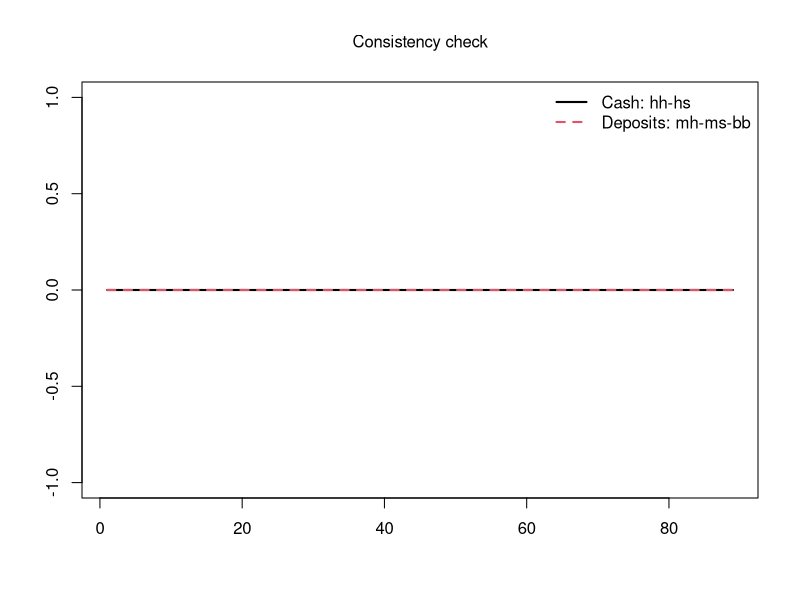
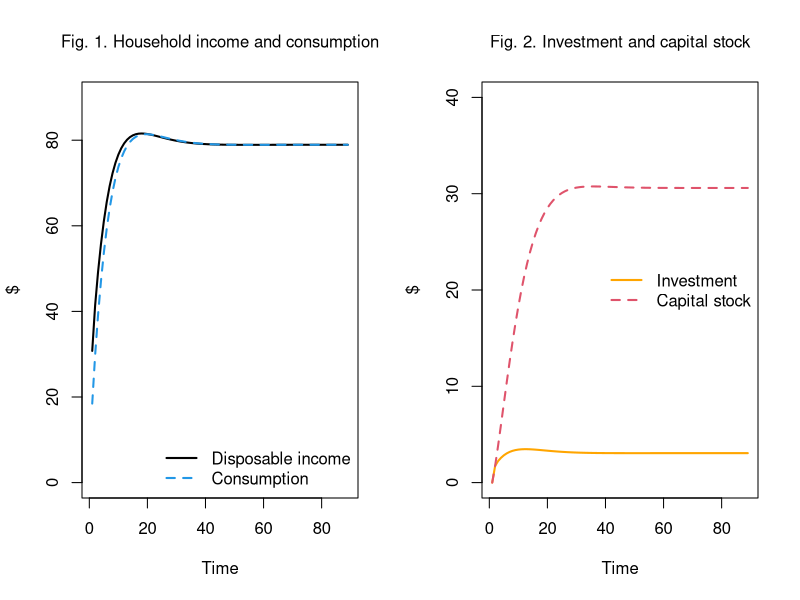

The R source for these figures, in order:
#+++++++++++++++++++++++++++++++++++

#Hybrid PC + BMW model 

#Created by Marco Veronese Passarella

#Last revision: 15/04/2026

#+++++++++++++++++++++++++++++++++++

#Set the environment ####
rm(list=ls(all=TRUE))     #Clear the workspace 
nPeriods = 90             #Define number of periods
nScenarios=3              #Define number of scenarios

#+++++++++++++++++++++++++++++++++++

#Set values for parameters and exogenous variables (excluding shocks)
alpha1<-0.6         #Propensity to consume out of income 
alpha2<-0.4         #Propensity to consume out of wealth
lambda10<-0.3       #Portfolio equation coefficient
lambda11<-0         #Portfolio equation coefficient
lambda12<-0         #Portfolio equation coefficient
lambda13<-0         #Portfolio equation coefficient
lambda_c<-0.2       #Wealth to consumption ratio
theta<-0.2          #Average tax rate on income  
delta<-0.1          #Depreciation rate
gamma<-0.15         #Reaction speed of adjustment of capital to its target value
kappa<-0.3          #Capital-Output ratio

#+++++++++++++++++++++++++++++++++++

#Define model variables ####

#Government bills held by Central Bank
b_cb<-matrix(data=0,nrow=nScenarios,ncol=nPeriods)
#Government bills held by households
b_h<-matrix(data=0,nrow=nScenarios,ncol=nPeriods) 
#Government bills held by banks
b_b<-matrix(data=0,nrow=nScenarios,ncol=nPeriods) 
#Government bills supplied by government
b_s<-matrix(data=0,nrow=nScenarios,ncol=nPeriods) 
#Consumption goods
cons<-matrix(data=0,nrow=nScenarios,ncol=nPeriods) 
#Government goods
g<-matrix(data=20,nrow=nScenarios,ncol=nPeriods) 
#Cash money held by households
h_h<-matrix(data=0,nrow=nScenarios,ncol=nPeriods) 
#Cash money supplied by central bank
h_s<-matrix(data=0,nrow=nScenarios,ncol=nPeriods) 
#Interest rate on government bills
rb<-matrix(data=0.02,nrow=nScenarios,ncol=nPeriods) 
#Interest rate on deposits
rm<-matrix(data=0.02,nrow=nScenarios,ncol=nPeriods) 
#Interest rate on loans
rl<-matrix(data=0.02,nrow=nScenarios,ncol=nPeriods) 
#Taxes
t<-matrix(data=0,nrow=nScenarios,ncol=nPeriods) 
#Households wealth
v<-matrix(data=0,nrow=nScenarios,ncol=nPeriods) 
#Income = GDP
y<-matrix(data=0,nrow=nScenarios,ncol=nPeriods) 
#Disposable income of households
yd<-matrix(data=0,nrow=nScenarios,ncol=nPeriods) 
#Amortization funds
af<-matrix(data=0,nrow=nScenarios,ncol=nPeriods)
#Depreciation allowances
da<-matrix(data=0,nrow=nScenarios,ncol=nPeriods)
#Stock of capital
k<-matrix(data=0,nrow=nScenarios,ncol=nPeriods)  
#Target stock of capital
kt<-matrix(data=0,nrow=nScenarios,ncol=nPeriods)
#Demans for bank loans 
ld<-matrix(data=0,nrow=nScenarios,ncol=nPeriods)  
#Supply of bank loans 
ls<-matrix(data=0,nrow=nScenarios,ncol=nPeriods)  
#Demand for Investment
id<-matrix(data=0,nrow=nScenarios,ncol=nPeriods)
#Bank deposits held by households
mh<-matrix(data=0,nrow=nScenarios,ncol=nPeriods)
#Supply of bank deposits
ms<-matrix(data=0,nrow=nScenarios,ncol=nPeriods)

#+++++++++++++++++++++++++++++++++++

#Choose scenario
for (j in 1:nScenarios){
  
  #Define time loop
  for (i in 2:nPeriods){
    
    #Define iterations
    for (iterations in 1:30){
      
      #Run the model ####     
      
      #Determination of output
      y[j,i] = cons[j,i] + g[j,i] + id[j,i]
      
      #Disposable income
      yd[j,i] = y[j,i] - t[j,i] - af[j,i] - rl[j,i-1]*ld[j,i-1] + rb[j,i-1]*b_h[j,i-1] + rm[j,i-1]*mh[j,i-1]
      
      #Tax payments
      t[j,i] = theta*(y[j,i] + rb[j,i-1]*b_h[j,i-1] + rm[j,i-1]*mh[j,i-1]) 
      
      #Wealth accumulation
      v[j,i] = v[j,i-1] + (yd[j,i] - cons[j,i])
      
      #Consumption function
      cons[j,i] = alpha1*yd[j,i] + alpha2*v[j,i-1]
      
      #Cash money as function of expected transactions
      h_h[j,i] = lambda_c * cons[j,i-1]
      
      #Demand for government bills
      b_h[j,i] = v[j,i]*(lambda10 + lambda11*rb[j,i] - lambda12*rm[j,i] - lambda13*(yd[j,i]/v[j,i]))
      
      #Supply of government bills
      b_s[j,i] = b_s[j,i-1] + (g[j,i] + rb[j,i-1]*b_s[j,i-1]) - (t[j,i] + rb[j,i-1]*b_cb[j,i-1])
      
      #Supply of cash
      h_s[j,i] = h_s[j,i-1] + b_cb[j,i] - b_cb[j,i-1]
      
      #Government bills held by the central bank
      b_cb[j,i] = b_s[j,i] - b_h[j,i] - b_b[j,i]
      
      #Target capital stock
      kt[j,i] = kappa*y[j,i-1]
      
      #Depreciation allowances
      da[j,i] = delta*k[j,i-1]
      
      #Amortization funds
      af[j,i] = da[j,i]
      
      #Gross investment
      id[j,i] = gamma*(kt[j,i] - k[j,i-1]) + da[j,i]
      
      #Capital stock
      k[j,i] = k[j,i-1] + id[j,i] - da[j,i]
      
      #Loans
      ld[j,i] = ld[j,i-1] + id[j,i] - af[j,i]
      
      #Banks
      ls[j,i] = ls[j,i-1] + (ld[j,i] - ld[j,i-1]) 
      ms[j,i] = ms[j,i-1] + (ls[j,i] - ls[j,i-1])
      
      #Deposits as buffer stock
      mh[j,i] = v[j,i] - b_h[j,i] - h_h[j,i]
      
      #Bills held by banks (if negative then b_b = advances received from CB) ***
      b_b[j,i] = mh[j,i] - ms[j,i]
      
    }
  }
}

#+++++++++++++++++++++++++++++++++++

#Consistency check (redundant equation) ####
plot(h_h[1,2:nPeriods]-h_s[1,2:nPeriods], type="l",lwd=2,lty=1,
     font.main=1,cex.main=1,
     main="Consistency check",ylab = '',xlab = '', ylim = range(-1,1))
lines(mh[1,2:nPeriods]-ms[1,2:nPeriods]-b_b[1,2:nPeriods],type="l",
      lwd=2,lty=2, col=2)
legend("topright",c("Cash: hh-hs","Deposits: mh-ms-bb"),bty="n",cex=1,
       lty=c(1,2),lwd=c(2,2),col=c(1,2),box.lwd=0)

#+++++++++++++++++++++++++++++++++++

#Create and display graphs ####

#Define layout
layout(matrix(c(1,2), 1, 2, byrow = TRUE))

#Figure 1
plot(yd[1,2:nPeriods],type="l",col="1",lwd=2,
     lty=1,font.main=1,cex.main=1,
     main="Fig. 1. Household income and consumption",
     ylab='$',xlab='Time',ylim=range(0,90))
lines(cons[1,2:nPeriods],type="l",lwd=2,lty=2,col="4")
legend("bottomright",c("Disposable income","Consumption"),bty="n",cex=1,
       lty=c(1,2),lwd=c(2,2),col=c(1,4),box.lwd=0)

#Figure 2
plot(id[1,2:nPeriods],type="l",col="orange",lwd=2,
     lty=1,font.main=1,cex.main=1,
     main="Fig. 2. Investment and capital stock",
     ylab='$',xlab='Time',ylim=range(0,40))
lines(k[1,2:nPeriods],type="l",lwd=2,lty=2,col=2)
legend("right",c("Investment","Capital stock"),bty="n",cex=1,
       lty=c(1,2),lwd=c(2,2),col=c("orange",2),box.lwd=0)
